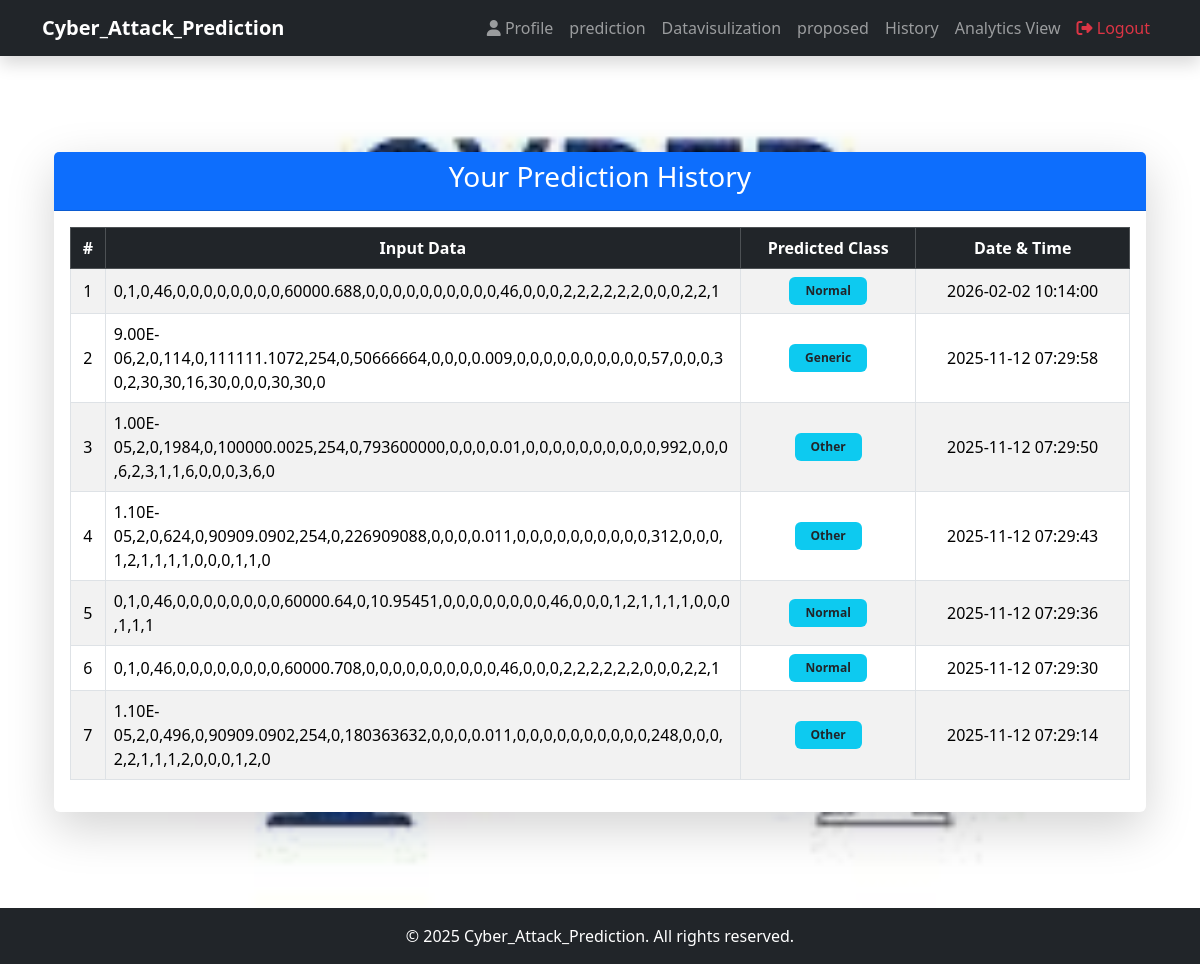
The page /Users/history/ (signed in) on the database its author committed.
### Users/models.py (models this page shows, shortened)
class PredictionRecord(models.Model):
    user = models.ForeignKey(User, on_delete=models.CASCADE)
    input_data = models.TextField()  # store the raw comma-separated string
    predicted_class = models.CharField(max_length=50)
    created_at = models.DateTimeField(auto_now_add=True)

### Users/views.py (the view)
# urls.py: path('history/', history, name='history'),
@login_required
def history(request):
    user = request.user
    records = PredictionRecord.objects.filter(user=user).order_by("-created_at")
    return render(request, "User/history.html", {"records": records})

### templates/user/history.html (shortened to what this page needs)
{% extends 'user/userbase.html' %}
{% block content %}
<div class="container my-5">
  <div class="card shadow-lg border-0">
    <div class="card-header bg-primary text-white text-center">
      <h3>Your Prediction History</h3>
    </div>
    <div class="card-body">
      {% if records %}
        <div class="table-responsive">
          <table class="table table-striped table-bordered align-middle">
            <thead class="table-dark text-center">
              <tr>
                <th>#</th>
                <th>Input Data</th>
                <th>Predicted Class</th>
                <th>Date & Time</th>
              </tr>
            </thead>
            <tbody>
              {% for record in records %}
              <tr>
                <td class="text-center">{{ forloop.counter }}</td>
                <td style="max-width: 500px; word-wrap: break-word;">{{ record.input_data }}</td>
                <td class="text-center">
                  <span class="badge bg-info text-dark px-3 py-2">
                    {{ record.predicted_class }}
                  </span>
                </td>
                <td class="text-center">{{ record.created_at|date:"Y-m-d H:i:s" }}</td>
              </tr>
              {% endfor %}
            </tbody>
          </table>
        </div>
      {% else %}
        <div class="alert alert-warning text-center">
          <strong>No predictions found.</strong> Try making one first!
        </div>
      {% endif %}
    </div>
  </div>
</div>
{% endblock %}

### rows shown on the page
PredictionRecord: input_data "0,1,0,46,0,0,0,0,0,0,0,0,60000.688,0,0,0,0,0,0,0,0,0,0,46,0,0,0,2,2,2,2,2,2,0,0,0,2,2,1", predicted_class "Normal", created_at "2026-02-02 10:14:00"
PredictionRecord: input_data "9.00E-06,2,0,114,0,111111.1072,254,0,50666664,0,0,0,0.009,0,0,0,0,0,0,0,0,0,0,57,0,0,0,30,2,30,30,16,30,0,0,0,30,30,0", predicted_class "Generic", created_at "2025-11-12 07:29:58"
PredictionRecord: input_data "1.00E-05,2,0,1984,0,100000.0025,254,0,793600000,0,0,0,0.01,0,0,0,0,0,0,0,0,0,0,992,0,0,0,6,2,3,1,1,6,0,0,0,3,6,0", predicted_class "Other", created_at "2025-11-12 07:29:50"
PredictionRecord: input_data "1.10E-05,2,0,624,0,90909.0902,254,0,226909088,0,0,0,0.011,0,0,0,0,0,0,0,0,0,0,312,0,0,0,1,2,1,1,1,1,0,0,0,1,1,0", predicted_class "Other", created_at "2025-11-12 07:29:43"
PredictionRecord: input_data "0,1,0,46,0,0,0,0,0,0,0,0,60000.64,0,10.95451,0,0,0,0,0,0,0,0,46,0,0,0,1,2,1,1,1,1,0,0,0,1,1,1", predicted_class "Normal", created_at "2025-11-12 07:29:36"
PredictionRecord: input_data "0,1,0,46,0,0,0,0,0,0,0,0,60000.708,0,0,0,0,0,0,0,0,0,0,46,0,0,0,2,2,2,2,2,2,0,0,0,2,2,1", predicted_class "Normal", created_at "2025-11-12 07:29:30"
PredictionRecord: input_data "1.10E-05,2,0,496,0,90909.0902,254,0,180363632,0,0,0,0.011,0,0,0,0,0,0,0,0,0,0,248,0,0,0,2,2,1,1,1,2,0,0,0,1,2,0", predicted_class "Other", created_at "2025-11-12 07:29:14"
